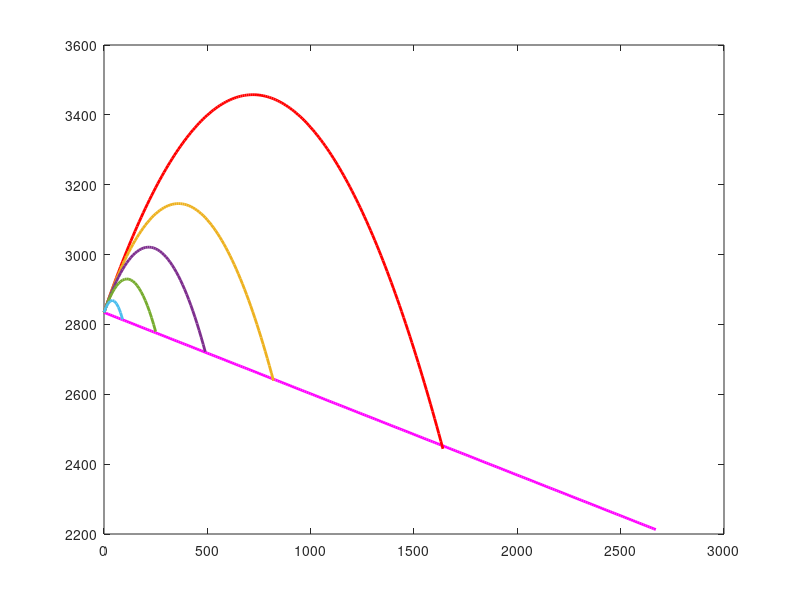

Recreate this plot in MATLAB.
%% 1
clear;clc

vi=20;
angulodeg=45;
tiempo=2.8;
angulo=deg2rad(angulodeg);
t=0;

x=vi*cos(angulo)*tiempo;
y=vi*sin(angulo)*tiempo+0.5*-9.81*tiempo^2;

disp(x+" m en eje x")
disp(y+" m en eje y")

for i = 0:0.1:2.8
    t=t+1;
    x(t)=vi*cos(angulo)*i;
    y(t)=vi*sin(angulo)*i+0.5*-9.81*i^2;
    plot(x(t),y(t),"o","LineWidth",2,"Color",[1 0 1])
    hold on
end
plot(x,y,"LineWidth",2,"Color",[1 0 1])
hold off

%% 2
clear;clc
razon=0;

for n= 1:1:100
    razon=razon+0.5*(-0.5)^(n-1);
end

disp("En la posición 100 es "+razon)
%% 3
clear;clc

y_mono=20;
y_pistola=1;
x1=2;
vi=10;
t=0;

angulo=atan(y_mono/x1);
tiempo=x1/(vi*cos(angulo));

disp(tiempo+" segundos tardan en chocar")

for i = 0:0.1:tiempo
    t=t+1;
    y(t)=20-(0.5*9.81*i^2);
    plot(x1,y(t),"o","LineWidth",2,"Color",[1 0 1])
    hold on
end
plot(x1,y,"LineWidth",2,"Color",[1 0 1])

clear;clc

y_mono=20;
y_pistola=1;
x1=2;
vi=10;
t=0;
t1=2.01;


angulo=atan(y_mono/x1);
tiempo=x1/(vi*cos(angulo));
disp(tiempo+" segundos tardan en chocar")

for x=0:0.1:2
    t=t+1;
    y(t)=-4.9541*x^2 + 10*x - 0.00000000000004;
    X(t)=x;
end
plot(X,y,"LineWidth",2,"Color",[1 0 1])

hold off

%% 4
clear;clc

M=[3 6 1;7 3 4]

% mover el ; al centro de la matriz y poner la "m" mayúscula

%% 5
clear;clc

v=20;
angulodeg=45;
th=deg2rad(angulodeg);
t=0;

for i = 0:0.5:8
    t=t+1;
    sx(t)= v*cos(th)*i;
    plot(sx(t),0,"o","LineWidth",2,"Color",[1 0 1])
    hold on
end
plot(sx(t),0,"LineWidth",2,"Color",[1 0 1])
hold off

%% 6 - primer gráfica
clear;clc
t=0;

for x=0:10:2670
    t=t+1;    
    y(t)=-0.2328*x+2834.3;
    X(t)=x;
end
plot(X,y,"LineWidth",2,"Color",[1 0 1])
hold on

clear;clc
t=0;

for x=0:10:1640
    t=t+1;
    h(t)=-0.0012*x^2 + 1.7299*x + 2834.3;
    X(t)=x;
end
plot(X,h,"LineWidth",2,"Color",[1 0 0])

clear;clc
t=0;

for x=0:10:1480
    t=t+1;
    g(t) = -0.0016*x^2 + 2.1413*x + 2834.3;
    X(t)=x;
end
plot(X,g,"LineWidth",2)

clear;clc
t=0;

for x=0:10:1190
    t=t+1;
    q(t) = -0.0025*x^2 + 2.7422*x + 2834.3;
    X(t)=x;
end
plot(X,q,"LineWidth",2)

clear;clc
t=0;

for x=0:10:920
    t=t+1;
    r(t)= -0.0043*x^2 + 3.7222*x + 2834.3;
    X(t)=x;
end
plot(X,r,"LineWidth",2)

clear;clc
t=0;

for x=0:10:620
    t=t+1;
    s(t)= -0.0095*x^2 + 5.6479*x + 2834.3;
    X(t)=x;
end
plot(X,s,"LineWidth",2)

clear;clc
t=0;

for x=0:10:310
    t=t+1;
    o(t)= -0.0375*x^2 + 11.332*x + 2834.3;
    X(t)=x;
end
plot(X,o,"LineWidth",2)

hold off

%% 6 - segunda gráfica

clear;clc
t=0;

for x=0:10:2670
    t=t+1;    
    y(t)=-0.2328*x+2834.3;
    X(t)=x;
end
plot(X,y,"LineWidth",2,"Color",[1 0 1])
hold on

clear;clc
t=0;

for x=0:10:1640
    t=t+1;
    h(t)=-0.0012*x^2 + 1.7299*x + 2834.3;
    X(t)=x;
end
plot(X,h,"LineWidth",2,"Color",[1 0 0])

clear;clc
t=0;

for x=0:10:820
    t=t+1;
    g(t)=-0.0024*x^2+1.7299*x+2834.3;
    X(t)=x;
end
plot(X,g,"LineWidth",2)

clear;clc
t=0;

for x=0:10:490
    t=t+1;
    q(t) =-0.004*x^2+1.7299*x+2834.3;
    X(t)=x;
end
plot(X,q,"LineWidth",2)

clear;clc
t=0;

for x=0:10:250
    t=t+1;
    r(t)=-0.0078*x^2+1.7299*x+2834.3;
    X(t)=x;
end
plot(X,r,"LineWidth",2)

clear;clc
t=0;

for x=0:10:90
    t=t+1;
    s(t)=-0.0217*x^2+1.7299*x+2834.3;
    X(t)=x;
end
plot(X,s,"LineWidth",2)
hold off




